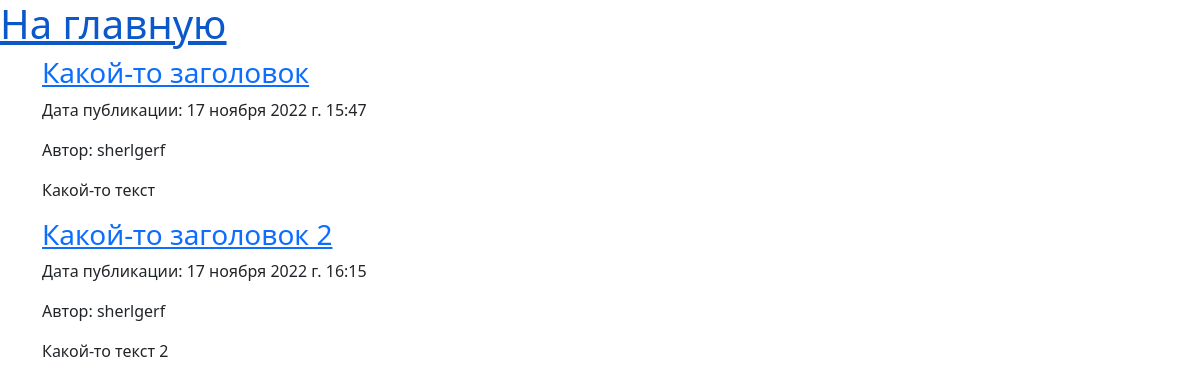
The app's page / (signed in), older data.
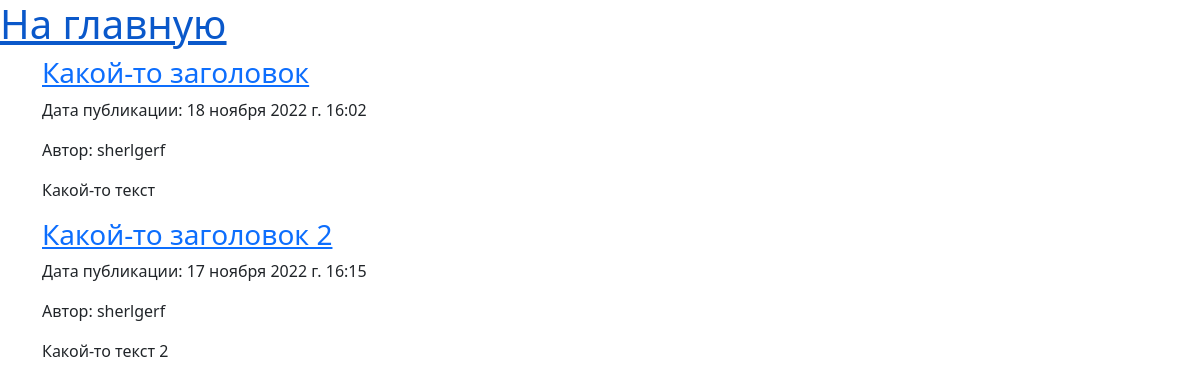
The same page, newer data.
### blog/models.py (models this page shows, shortened)
class Post(models.Model):
    author = models.ForeignKey(settings.AUTH_USER_MODEL,
                               on_delete=models.CASCADE)
    title = models.CharField(max_length=200)
    text = models.CharField(max_length=400)
    created_date = models.DateTimeField(default=timezone.now)
    published_date = models.DateTimeField(blank=True, null=True)
    objects = PostManager()
    published = PostPublishedManager()
    class Meta:
        verbose_name = "Запись в блоге"
        verbose_name_plural = "Запись в блоге"

### blog/views.py (the view)
# urls.py: path('', views.post_list, name='post_list'),
def post_list(request):
    posts = Post.objects.for_user(user=request.user)
    return render(request, 'blog/post_list.html', {'posts':posts})

### blog/managers.py (called while the page is built)
    def for_user(self, user=None):
        if user.is_staff:
            return self.all()
        else:
            return self.filter(published_date_lte=timezone.now())

    def get_queryset(self):
        return PostQuerySet(self.model, using=self._db)

    def for_user(self, user=None):
        return self.get_queryset().for_user(user=user)

### blog/templates/blog/post_list.html (shortened to what this page needs)
{% extends 'blog/base.html' %}
{% block content %}
    {% for post in posts %}
        <div>
            <h3><a href="{% url 'post_detail' post.id%}"> {{ post.title }} </a></h3>
            <div class="date">
                <p>Дата публикации: {{ post.published_date }}</p>
                <p>Автор: {{ post.author }}</p>
            </div>
            <p>
                {{ post.text|linebreaksbr }}
            </p>
        </div>
    {% endfor %}
{% endblock %}

### blog/templates/blog/base.html (shortened to what this page needs)
{% load static %}
<!DOCTYPE html>
<html lang="en">
<head>
    <link href="https://cdn.jsdelivr.net/npm/bootstrap@5.2.2/dist/css/bootstrap.min.css" rel="stylesheet">
    <link rel="stylesheet" href="{% static 'blog/css/theme.css' %}">
</head>
<body>
    {% block header %}
    <div class="page-header">
        <h1><a href="/">На главную</a></h1>
    </div>
    {% endblock %}
    <div>
        <div class="content container">
            <div class="row">
                <div class="col-md-8">
                    {% block content %}
                    {% endblock %}
                </div>
            </div>
        </div>
    </div>
</body>
</html>

### blog/static/blog/css/theme.css (style rules this page uses)
h1 a { color: #fca205; }

Row changes from the older to the newer data that the page shows:
changed Post "Какой-то заголовок": published_date "17 ноября 2022 г. 15:47" → "18 ноября 2022 г. 16:02"
